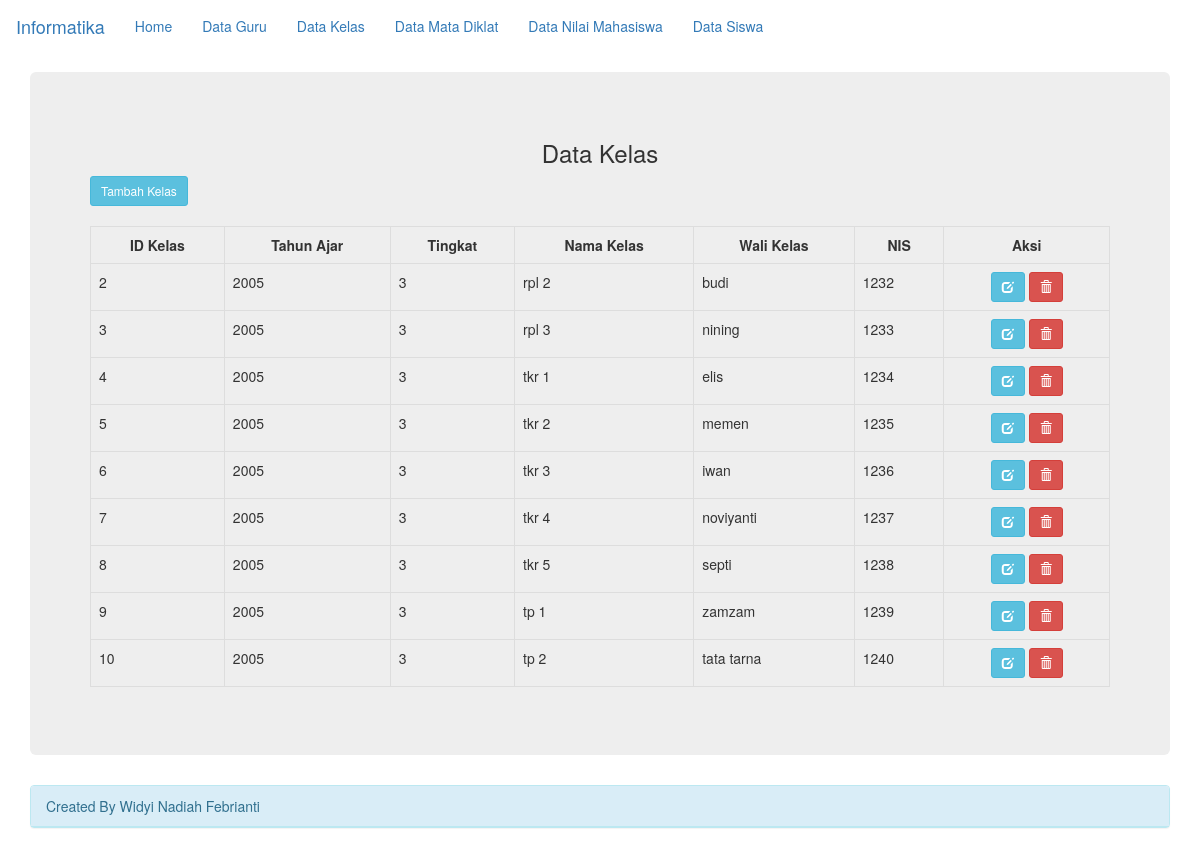
The app's page /tugas_widi/index.php?halaman=data_kelas, older data.
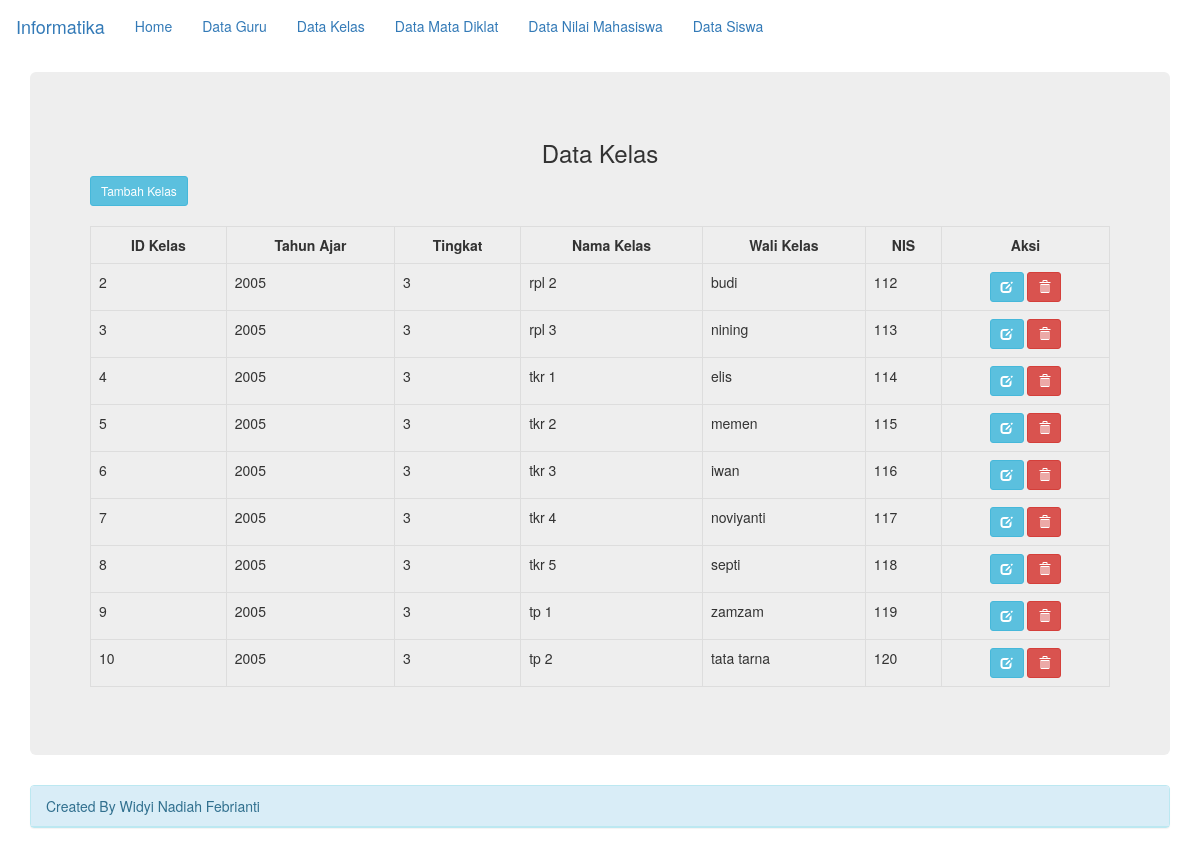
The same page, newer data.
### tables this page shows
CREATE TABLE `data_kelas` (
  `id_kelas` int(15) NOT NULL,
  `thn_ajar` varchar(10) NOT NULL,
  `tingkat` int(5) NOT NULL,
  `nama_kelas` varchar(20) NOT NULL,
  `wali_kelas` varchar(50) NOT NULL,
  `nis` int(15) NOT NULL
);

### tugas_widi/data_kelas.php (the view, shortened to what this page needs)
<?php
include("koneksi.php");
?>
<h3 align="center">Data Kelas</h3>
<a href="?halaman=data_kelas_tambah" class="btn btn-info btn-sm">Tambah Kelas</a><br/><br/>
<div class="table-responsive">
<table class="table table-bordered table-hove">
	<tr>
		<th><center>ID Kelas</center></th>
		<th><center>Tahun Ajar</center></th>
		<th><center>Tingkat</center></th>
		<th><center>Nama Kelas</center></th>
		<th><center>Wali Kelas</center></th>
		<th><center>NIS</center></th>
		<th><center>Aksi</center></th>
	</tr>
<?php
	$query=("SELECT * FROM data_kelas");
	$lihat = mysqli_query($koneksi, $query) or die('Error, query failed,'.mysqli_error());
	while($r=mysqli_fetch_array($lihat)){
?>
	<tr>
		<td><?php echo"$r[id_kelas]";?></td>
		<td><?php echo"$r[thn_ajar]";?></td>
		<td><?php echo"$r[tingkat]";?></td>
		<td><?php echo"$r[nama_kelas]";?></td>
		<td><?php echo"$r[wali_kelas]";?></td>
		<td><?php echo"$r[nis]";?></td>
		<td align="center">
			<a href="?halaman=data_kelas_edit&id_kelas=<?php echo"$r[id_kelas]";?>" title="Edit Data"
			class="btn btn-info btn-sm"><span class="glyphicon glyphicon-edit" aria-hidden="true"></span></a>
			<a href="?halaman=data_guru_delete&id_kelas=<?php echo"$r[id_kelas]";?>" onclick="return confirm('Apakah anda akan menghapus data ini ? Klik OK untuk menghapus')" title="Hapus Data"
			class="btn btn-danger btn-sm"><span class="glyphicon glyphicon-trash" aria-hidden="true"></span></a>
	</tr>
<?php
} ?>
</table>
</div>

### tugas_widi/index.php (shortened to what this page needs)
<!DOCTYPE html>
<html>
<head>
	<link rel="stylesheet" type="text/css" href="css/bootstrap.css">
</head>
<body>
		<nav class="navbar navbar-info navabar-fixed-top" role="navigation">
			<div class="navbar-header">
				<a class="navbar-brand" href="#">Informatika</a>
			</div>
			<div>
				<ul class="nav navbar-nav">
					<li class="active"><a href="?halaman=default">Home</a></li>
					<li><a href="?halaman=data_guru">Data Guru</a></li>
					<li><a href="?halaman=data_kelas">Data Kelas</a></li>
					<li><a href="?halaman=data_mata_diklat">Data Mata Diklat</a></li>
					<li><a href="?halaman=data_nilai_mhs">Data Nilai Mahasiswa</a></li>
					<li><a href="?halaman=data_siswa">Data Siswa</a></li>
				</ul>
			</div>
		</nav>
			<div class="container">
		<div>
			<div class="jumbotron">
			<?php
			include("halaman.php");
			?>
			</div>
			<div class="panel panel-info">
				<div class="panel-heading">
					<div id="footer"><marquee>Created By Widyi Nadiah Febrianti</marquee></div>
				</div>
			</div>
		</div>
</body>
</html>

### tugas_widi/halaman.php (shortened to what this page needs)
<?php
$halaman=(isset($_GET['halaman'])) ?$_GET['halaman']:"default";
switch($halaman){
	case'data_kelas' 				: include"data_kelas.php";break;
}
?>

Row changes from the older to the newer data that the page shows:
changed data_kelas "rpl 2": nis "1232" → "112"
changed data_kelas "rpl 3": nis "1233" → "113"
changed data_kelas "tkr 1": nis "1234" → "114"
changed data_kelas "tkr 2": nis "1235" → "115"
changed data_kelas "tkr 3": nis "1236" → "116"
changed data_kelas "tkr 4": nis "1237" → "117"
changed data_kelas "tkr 5": nis "1238" → "118"
changed data_kelas "tp 1": nis "1239" → "119"
changed data_kelas "tp 2": nis "1240" → "120"
